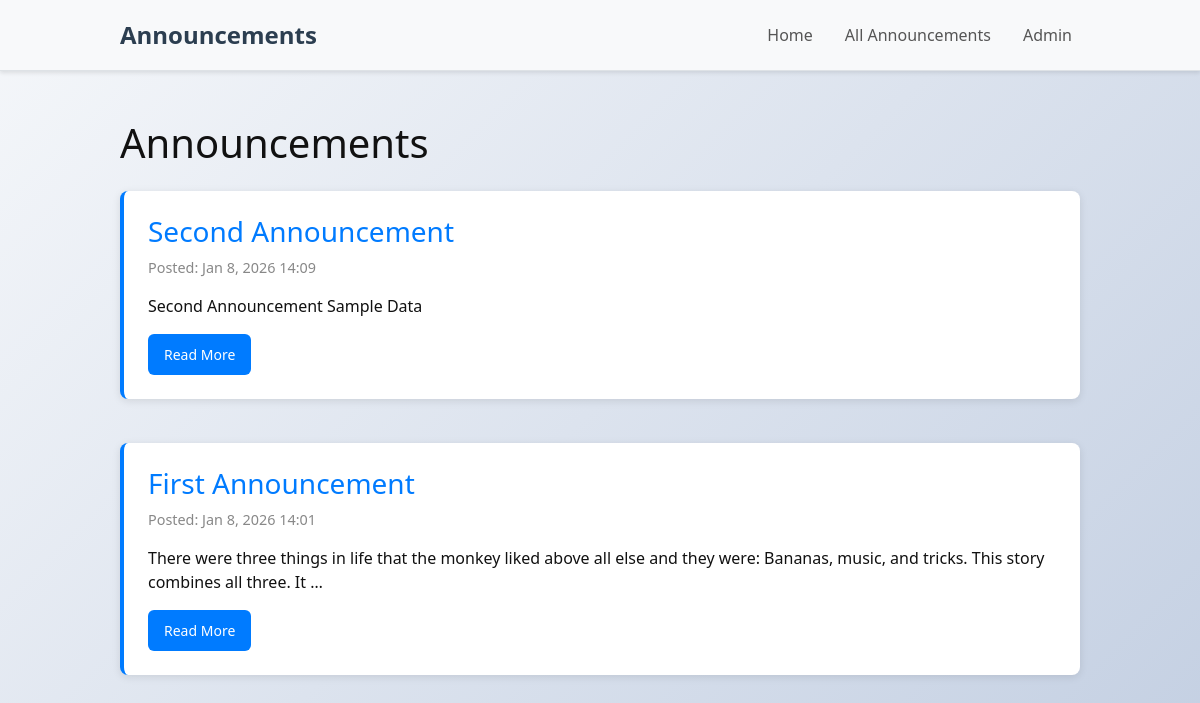
Page /announcements/ on the committed database.
### announcements/models.py (models this page shows, shortened)
class Announcement(models.Model):
    title = models.CharField(max_length=200)
    content = models.TextField()
    created_at = models.DateTimeField(auto_now_add=True)

### announcements/views.py (the view)
# urls.py: path('announcements/', views.announcement_list, name='announcement_list'),
def announcement_list(request):
    qs = Announcement.objects.order_by('-created_at')
    return render(request, 'announcements/list.html', {'announcements': qs})

### announcements/templates/announcements/list.html (shortened to what this page needs)
{% extends 'base.html' %}
{% block content %}
<section>
  <h1 class="mb-4">Announcements</h1>
  {% if announcements %}
    <div class="row">
      {% for a in announcements %}
        <div class="col-12 mb-4">
          <div class="announcement">
            <h3>
              <a href="/announcements/{{ a.id }}/" style="color: #007bff; text-decoration: none;">
                {{ a.title }}
              </a>
            </h3>
            <p class="meta">Posted: {{ a.created_at|date:'M j, Y H:i' }}</p>
            <p>{{ a.content|truncatechars:150 }}</p>
            <a href="/announcements/{{ a.id }}/" class="btn btn-sm btn-primary">Read More</a>
          </div>
        </div>
      {% endfor %}
    </div>
  {% else %}
    <div class="alert alert-info" role="alert">
      <h4 class="alert-heading">No Announcements Yet</h4>
      <p>There are currently no announcements. Please check back later or visit the admin panel to add new announcements.</p>
    </div>
  {% endif %}
</section>
{% endblock %}

### announcements/static/css/site.css (style rules this page uses)
body { font-family: system-ui, -apple-system, 'Segoe UI', Roboto, Arial; margin: 0; padding: 0; color: #111; background: linear-gradient(135deg, #f5f7fa 0%, #c3cfe2 100%); min-height: 100vh; }
.announcement { background: #fff; padding: 24px; border-radius: 8px; box-shadow: 0 2px 8px rgba(0,0,0,0.1); word-wrap: break-word; overflow-wrap: break-word; margin-bottom: 20px; border-left: 4px solid #007bff; }
.announcement .meta { color: #888; font-size: 0.9rem; margin-bottom: 16px; }
button, .btn { padding: 10px 16px; border-radius: 6px; border: none; cursor: pointer; transition: all 0.3s ease; font-weight: 500; }
.btn-primary { background: #007bff; color: white; }

### rows in the picture
Announcement: title "Second Announcement", created_at "Jan 8, 2026 14:09", content "Second Announcement Sample Data"
Announcement: title "First Announcement", created_at "Jan 8, 2026 14:01", content "There were three things in life that the monkey liked above all else and they were: Bananas, music, and tricks. This story combines all three. It …"
